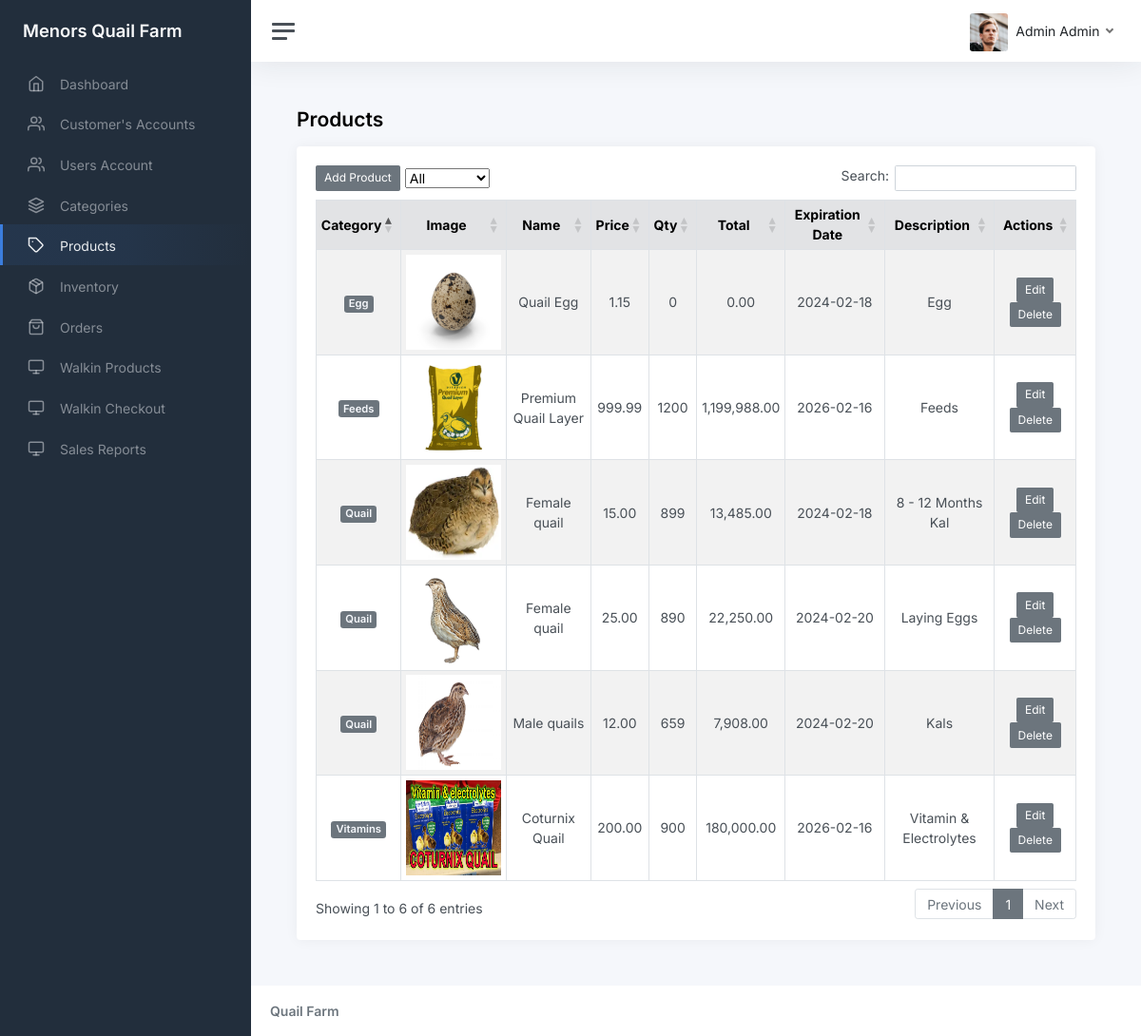
The app's page /admin/product.php (signed in), older data.
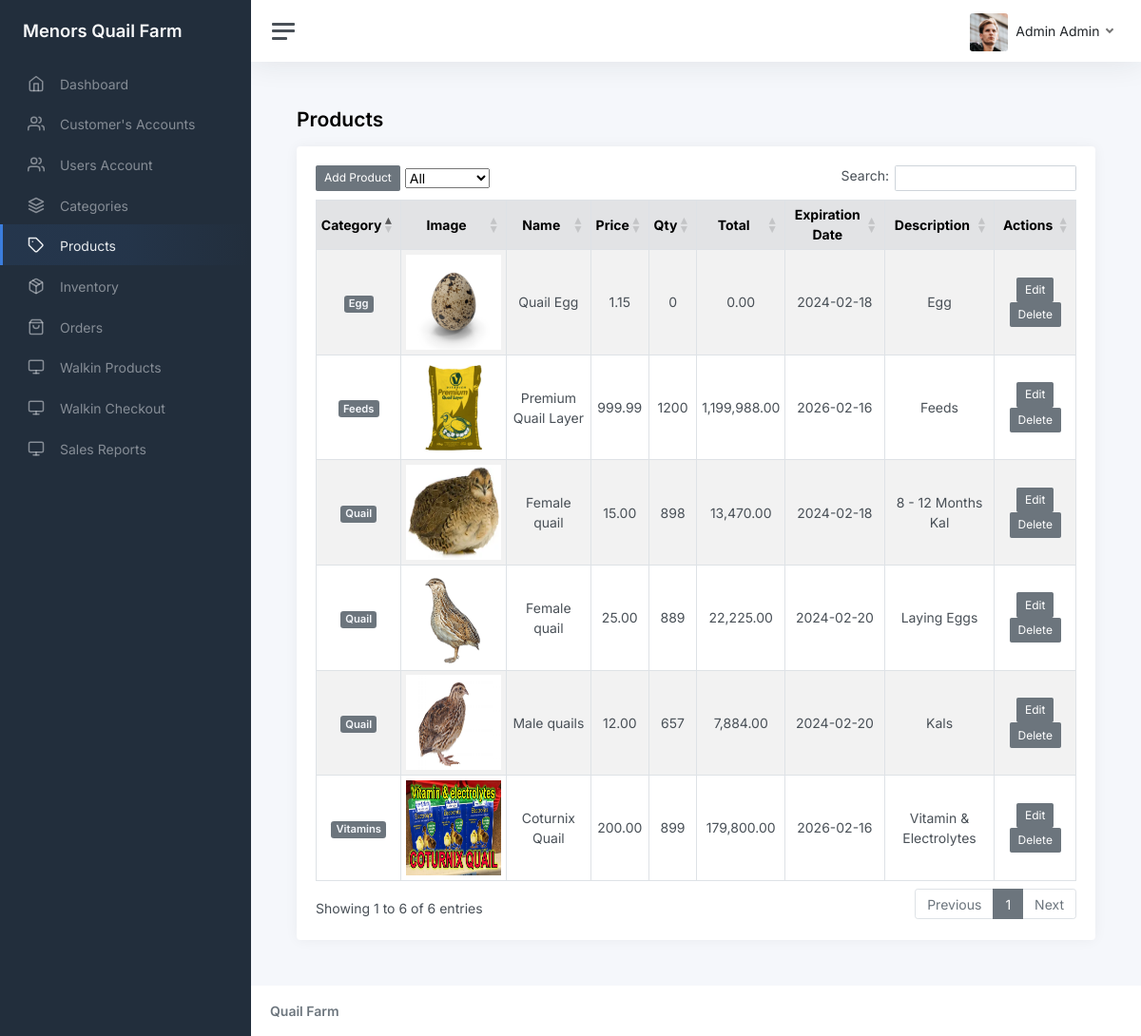
The same page, newer data.
### tables this page shows
CREATE TABLE `tbl_product` (
  `id` int(11) NOT NULL AUTO_INCREMENT,
  `category_id` int(11) DEFAULT NULL,
  `name` varchar(45) DEFAULT NULL,
  `description` varchar(45) DEFAULT NULL,
  `image` varchar(255) DEFAULT NULL,
  `price` decimal(5,2) DEFAULT 0.00,
  `date_created` datetime DEFAULT current_timestamp(),
  `created_by` int(11) DEFAULT NULL,
  `is_deleted` int(11) DEFAULT 0,
  `expiration_date` date DEFAULT NULL,
  PRIMARY KEY (`id`)
);

CREATE TABLE `tbl_category` (
  `id` int(11) NOT NULL AUTO_INCREMENT,
  `name` varchar(45) DEFAULT NULL,
  `is_deleted` int(11) DEFAULT 0,
  `date_created` datetime DEFAULT current_timestamp(),
  `created_by` int(11) DEFAULT NULL,
  PRIMARY KEY (`id`)
);

CREATE TABLE `tbl_inventory` (
  `id` int(11) NOT NULL AUTO_INCREMENT,
  `product_id` int(11) DEFAULT NULL,
  `qty` int(11) DEFAULT NULL,
  PRIMARY KEY (`id`)
);

### functions.php (called while the page is built, shortened)
<?php
function get_list($sql)
{
    $result = mysqli_query($_SESSION['conn'], $sql);
    $temp = array();
    while ($row = $result->fetch_assoc()) {
        $temp[] = $row;
    }
    return $temp;
}

### admin/product.php (the view, shortened to what this page needs)
<?php include_once('header.php') ?>
<main class="content">
  <div class="container-fluid p-0">
    <h1 class="h3 mb-3"><strong>Products</strong></h1>
    <div class="row">
      <div class="col-12 col-lg-12">
        <div class="card">
          <div class="card-body">
            <table class="table table-sm table-striped table-hover table-bordered">
              <thead class="table-secondary">
                <tr>
                  <th scope="col" class="text-center">Category</th>
                  <th scope="col" class="text-center" style="width: 0.1%;">Image</th>
                  <th scope="col" class="text-center">Name</th>
                  <th scope="col" class="text-center">Price</th>
                  <th scope="col" class="text-center">Qty</th>
                  <th scope="col" class="text-center">Total</th>
                  <th scope="col" class="text-center">Expiration Date</th>
                  <th scope="col" class="text-center">Description</th>
                  <th scope="col" class="text-center">Actions</th>
                </tr>
              </thead>
              <tbody>
                <?php foreach (get_list("
select i.qty,c.name as category_name,p.*,concat('(ID#',ui.id,') ',ui.last_name,', ',ui.first_name) as created_by from tbl_product p inner join tbl_inventory i on i.product_id = p.id left join tbl_users_info ui on ui.id = p.created_by inner join tbl_category c on c.id = p.category_id where p.is_deleted = 0 order by p.date_created desc") as $res) { ?>
                  <tr>
                    <td class="text-center"><span class="badge bg-secondary text-light"><?php echo $res['category_name']; ?></span></td>
                    <td style="width: 0.1%;"><img src="../images/products/<?php echo $res['image']; ?>" style="width:100px;height:100px" /></td>
                    <td class="text-center"><?php echo $res['name']; ?></td>
                    <td class="text-center"><?php echo number_format($res['price'], 2); ?></td>
                    <td class="text-center"><?php echo $res['qty']; ?></td>
                    <td class="text-center"><?php echo number_format($res['qty'] * (float)$res['price'], 2); ?></td>
                    <td class="text-center"><?php echo $res['expiration_date']; ?></td>
                    <td class="text-center"><?php echo $res['description']; ?></td>
                    <td>
                      <center>
                        <form method="post" onsubmit="return confirm('Are You Sure?')">
                          <a href="product_edit.php?id=<?php echo $res['id']; ?>" class="btn btn-sm btn-secondary btn-edit"> Edit </a>
                          <button type="submit" class="btn btn-sm btn-secondary" name="delete" value="<?php echo $res['id']; ?>"> Delete </button>
                        </form>
                      </center>
                    </td>
                  </tr>
                <?php } ?>
              </tbody>
            </table>
          </div>
        </div>
      </div>
    </div>
  </div>
</main>
<?php include_once('footer.php') ?>

### admin/header.php (shortened to what this page needs)
<?php include('../functions.php') ?>
<!DOCTYPE html>
<html lang="en">
<head>
  <link href="css/app.css" rel="stylesheet">
  <link href="css/custom.css" rel="stylesheet">
</head>
<body>
  <div class="wrapper">
    <nav id="sidebar" class="sidebar js-sidebar">
      <div class="sidebar-content js-simplebar">
        <a class="sidebar-brand" href="index.php">
          <span class="align-middle">Menors Quail Farm</span>
        </a>
        <ul class="sidebar-nav">
          <?php if (in_array($_SESSION['user']->access_id, array(1, 5))) { ?>
            <li class="sidebar-item <?= (strpos($_SERVER['REQUEST_URI'], 'index') !== false) ? 'active' : '' ?>">
              <a class="sidebar-link" href="index.php">
                <i class="align-middle" data-feather="home"></i> <span class="align-middle">Dashboard</span>
              </a>
            </li>
            <li class="sidebar-item <?= (strpos($_SERVER['REQUEST_URI'], 'customer') !== false) ? 'active' : '' ?>">
              <a class="sidebar-link" href="customer.php">
                <i class="align-middle" data-feather="users"></i> <span class="align-middle">Customer's Accounts</span>
              </a>
            </li>
            <li class="sidebar-item <?= (strpos($_SERVER['REQUEST_URI'], 'user') !== false) ? 'active' : '' ?>">
              <a class="sidebar-link" href="user.php">
                <i class="align-middle" data-feather="users"></i> <span class="align-middle">Users Account</span>
              </a>
            </li>
            <li class="sidebar-item <?= (strpos($_SERVER['REQUEST_URI'], 'category') !== false || strpos($_SERVER['REQUEST_URI'], 'category_edit') !== false) ? 'active' : '' ?>">
              <a class="sidebar-link" href="category.php">
                <i class="align-middle" data-feather="layers"></i> <span class="align-middle">Categories</span>
              </a>
            </li>
            <li class="sidebar-item <?= (strpos($_SERVER['REQUEST_URI'], 'product') !== false || strpos($_SERVER['REQUEST_URI'], 'product_edit') !== false) ? 'active' : '' ?>">
              <a class="sidebar-link" href="product.php">
                <i class="align-middle" data-feather="tag"></i> <span class="align-middle">Products</span>
              </a>
            </li>
            <li class="sidebar-item <?= (strpos($_SERVER['REQUEST_URI'], 'inventory') !== false || strpos($_SERVER['REQUEST_URI'], 'inventory_edit') !== false || strpos($_SERVER['REQUEST_URI'], 'inventory_r') !== false) ? 'active' : '' ?>">
              <a class="sidebar-link" href="inventory.php">
                <i class="align-middle" data-feather="package"></i> <span class="align-middle">Inventory</span>
              </a>
            </li>
            <li class="sidebar-item <?= (strpos($_SERVER['REQUEST_URI'], 'order') !== false || strpos($_SERVER['REQUEST_URI'], 'order_view') !== false) ? 'active' : '' ?>">
              <a class="sidebar-link" href="order.php">
                <i class="align-middle" data-feather="shopping-bag"></i> <span class="align-middle">Orders</span>
              </a>
            </li>
            <li class="sidebar-item <?= (strpos($_SERVER['REQUEST_URI'], 'walkin_p') !== false || strpos($_SERVER['REQUEST_URI'], 'walkin_edit') !== false) ? 'active' : '' ?>">
              <a class="sidebar-link" href="walkin_p.php?filter=all">
                <i class="align-middle" data-feather="monitor"></i> <span class="align-middle">Walkin Products</span>
              </a>
            </li>
            <li class="sidebar-item <?= (strpos($_SERVER['REQUEST_URI'], 'walkin_checkout') !== false || strpos($_SERVER['REQUEST_URI'], 'walkin_edit') !== false) ? 'active' : '' ?>">
              <a class="sidebar-link" href="walkin_checkout.php">
                <i class="align-middle" data-feather="monitor"></i> <span class="align-middle">Walkin Checkout</span>
              </a>
            </li>
            <li class="sidebar-item <?= (strpos($_SERVER['REQUEST_URI'], 'Sales_Reports') !== false || strpos($_SERVER['REQUEST_URI'], 'Sales_Reports') !== false) ? 'active' : '' ?>">
              <a class="sidebar-link" href="Sales_Reports.php">
                <i class="align-middle" data-feather="monitor"></i> <span class="align-middle">Sales Reports</span>
              </a>
            </li>
          <?php } ?>
      </div>
    </nav>
    <div class="main">
      <nav class="navbar navbar-expand navbar-light navbar-bg">
        <a class="sidebar-toggle js-sidebar-toggle">
          <i class="hamburger align-self-center"></i>
        </a>
        <div class="navbar-collapse collapse">
          <ul class="navbar-nav navbar-align">
            <li class="nav-item dropdown">
              <a class="nav-link dropdown-toggle d-none d-sm-inline-block" href="#" data-bs-toggle="dropdown">
                <img src="img/avatars/avatar.jpg" class="avatar img-fluid rounded me-1" alt="Charles Hall" /> <span class="text-dark"><?= $_SESSION['user']->first_name . " " . $_SESSION['user']->last_name ?></span>
              </a>
            </li>
          </ul>
        </div>
      </nav>

### admin/footer.php (shortened to what this page needs)
<footer class="footer">
  <div class="container-fluid">
    <div class="row text-muted">
      <div class="col-6 text-start">
        <p class="mb-0">
          <a class="text-muted" href="#" target="_blank"><strong>Quail Farm</strong></a>
        </p>
      </div>
    </div>
  </div>
</footer>
</div>
</div>
</body>
</html>

### admin/css/custom.css (style rules this page uses)
.table { background: #fff; }
.table > thead > tr > th { border-bottom: 1px solid #e6e7e8; vertical-align: middle; height: 50px; }
.table > thead > tr > th { height: unset!important; }

Row changes from the older to the newer data that the page shows:
changed through a linked row, tbl_product "Coturnix Quail": tbl_inventory.qty "900" → "899"; $res['qty']*(float)$res['price'] "180,000.00" → "179,800.00"
changed through a linked row, tbl_product "8 - 12 Months Kal": tbl_inventory.qty "899" → "898"; $res['qty']*(float)$res['price'] "13,485.00" → "13,470.00"
changed through a linked row, tbl_product "Laying Eggs": tbl_inventory.qty "890" → "889"; $res['qty']*(float)$res['price'] "22,250.00" → "22,225.00"
changed through a linked row, tbl_product "Male quails": tbl_inventory.qty "659" → "657"; $res['qty']*(float)$res['price'] "7,908.00" → "7,884.00"
